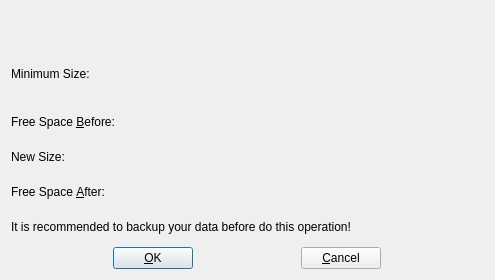
<ui version="4.0" >
 <class>QP_UIResize</class>
 <widget class="QDialog" name="QP_UIResize" >
  <property name="geometry" >
   <rect>
    <x>0</x>
    <y>0</y>
    <width>495</width>
    <height>280</height>
   </rect>
  </property>
  <property name="windowTitle" >
   <string>Resize partition</string>
  </property>
  <layout class="QVBoxLayout" >
   <property name="spacing" >
    <number>6</number>
   </property>
   <property name="leftMargin" >
    <number>11</number>
   </property>
   <property name="topMargin" >
    <number>11</number>
   </property>
   <property name="rightMargin" >
    <number>11</number>
   </property>
   <property name="bottomMargin" >
    <number>11</number>
   </property>
   <item>
    <widget class="QFrame" name="container" >
     <property name="sizePolicy" >
      <sizepolicy vsizetype="Fixed" hsizetype="Preferred" >
       <horstretch>0</horstretch>
       <verstretch>0</verstretch>
      </sizepolicy>
     </property>
     <property name="minimumSize" >
      <size>
       <width>0</width>
       <height>50</height>
      </size>
     </property>
     <property name="frameShape" >
      <enum>QFrame::NoFrame</enum>
     </property>
     <property name="frameShadow" >
      <enum>QFrame::Plain</enum>
     </property>
     <property name="lineWidth" >
      <number>3</number>
     </property>
    </widget>
   </item>
   <item>
    <layout class="QHBoxLayout" >
     <item>
      <widget class="QLabel" name="lblMinimumSize" >
       <property name="sizePolicy" >
        <sizepolicy vsizetype="Fixed" hsizetype="Preferred" >
         <horstretch>0</horstretch>
         <verstretch>0</verstretch>
        </sizepolicy>
       </property>
       <property name="text" >
        <string>Minimum Size:</string>
       </property>
       <property name="wordWrap" >
        <bool>false</bool>
       </property>
      </widget>
     </item>
    </layout>
   </item>
   <item>
    <spacer>
     <property name="orientation" >
      <enum>Qt::Vertical</enum>
     </property>
     <property name="sizeType" >
      <enum>QSizePolicy::Fixed</enum>
     </property>
     <property name="sizeHint" >
      <size>
       <width>20</width>
       <height>20</height>
      </size>
     </property>
    </spacer>
   </item>
   <item>
    <layout class="QHBoxLayout" >
     <item>
      <widget class="QLabel" name="lbl1" >
       <property name="text" >
        <string>Free Space &amp;Before:</string>
       </property>
       <property name="wordWrap" >
        <bool>false</bool>
       </property>
       <property name="buddy" >
        <cstring>spinFreeBefore</cstring>
       </property>
      </widget>
     </item>
     <item>
      <widget class="QP_ComboSpin" native="1" name="spinFreeBefore" />
     </item>
    </layout>
   </item>
   <item>
    <layout class="QHBoxLayout" >
     <item>
      <widget class="QLabel" name="lbl2" >
       <property name="text" >
        <string>New Size:</string>
       </property>
       <property name="wordWrap" >
        <bool>false</bool>
       </property>
      </widget>
     </item>
     <item>
      <widget class="QP_ComboSpin" native="1" name="spinNewSize" />
     </item>
    </layout>
   </item>
   <item>
    <layout class="QHBoxLayout" >
     <item>
      <widget class="QLabel" name="lbl4" >
       <property name="text" >
        <string>Free Space &amp;After:</string>
       </property>
       <property name="wordWrap" >
        <bool>false</bool>
       </property>
       <property name="buddy" >
        <cstring>spinFreeAfter</cstring>
       </property>
      </widget>
     </item>
     <item>
      <widget class="QP_ComboSpin" native="1" name="spinFreeAfter" />
     </item>
    </layout>
   </item>
   <item>
    <widget class="QLabel" name="lblMessage" >
     <property name="text" >
      <string>It is recommended to backup your data before do this operation!</string>
     </property>
     <property name="wordWrap" >
      <bool>false</bool>
     </property>
    </widget>
   </item>
   <item>
    <layout class="QHBoxLayout" >
     <property name="spacing" >
      <number>6</number>
     </property>
     <property name="leftMargin" >
      <number>0</number>
     </property>
     <property name="topMargin" >
      <number>0</number>
     </property>
     <property name="rightMargin" >
      <number>0</number>
     </property>
     <property name="bottomMargin" >
      <number>0</number>
     </property>
     <item>
      <widget class="QPushButton" name="btnOk" >
       <property name="sizePolicy" >
        <sizepolicy vsizetype="Fixed" hsizetype="Fixed" >
         <horstretch>0</horstretch>
         <verstretch>0</verstretch>
        </sizepolicy>
       </property>
       <property name="text" >
        <string>&amp;OK</string>
       </property>
      </widget>
     </item>
     <item>
      <widget class="QPushButton" name="btnCancel" >
       <property name="sizePolicy" >
        <sizepolicy vsizetype="Fixed" hsizetype="Fixed" >
         <horstretch>0</horstretch>
         <verstretch>0</verstretch>
        </sizepolicy>
       </property>
       <property name="text" >
        <string>&amp;Cancel</string>
       </property>
      </widget>
     </item>
    </layout>
   </item>
  </layout>
 </widget>
 <layoutdefault spacing="6" margin="11" />
 <customwidgets>
  <customwidget>
   <class>QFrame</class>
   <extends>QFrame</extends>
   <header>Qt3Support/QFrame</header>
   <container>1</container>
  </customwidget>
  <customwidget>
   <class>QP_ComboSpin</class>
   <extends>QWidget</extends>
   <header>qp_combospin.h</header>
  </customwidget>
 </customwidgets>
 <includes>
  <include location="local" >qp_combospin.h</include>
  <include location="local" >qp_combospin.h</include>
  <include location="local" >qp_combospin.h</include>
 </includes>
 <resources/>
 <connections>
  <connection>
   <sender>btnCancel</sender>
   <signal>clicked()</signal>
   <receiver>QP_UIResize</receiver>
   <slot>reject()</slot>
   <hints>
    <hint type="sourcelabel" >
     <x>20</x>
     <y>20</y>
    </hint>
    <hint type="destinationlabel" >
     <x>20</x>
     <y>20</y>
    </hint>
   </hints>
  </connection>
  <connection>
   <sender>btnOk</sender>
   <signal>clicked()</signal>
   <receiver>QP_UIResize</receiver>
   <slot>accept()</slot>
   <hints>
    <hint type="sourcelabel" >
     <x>20</x>
     <y>20</y>
    </hint>
    <hint type="destinationlabel" >
     <x>20</x>
     <y>20</y>
    </hint>
   </hints>
  </connection>
 </connections>
</ui>
